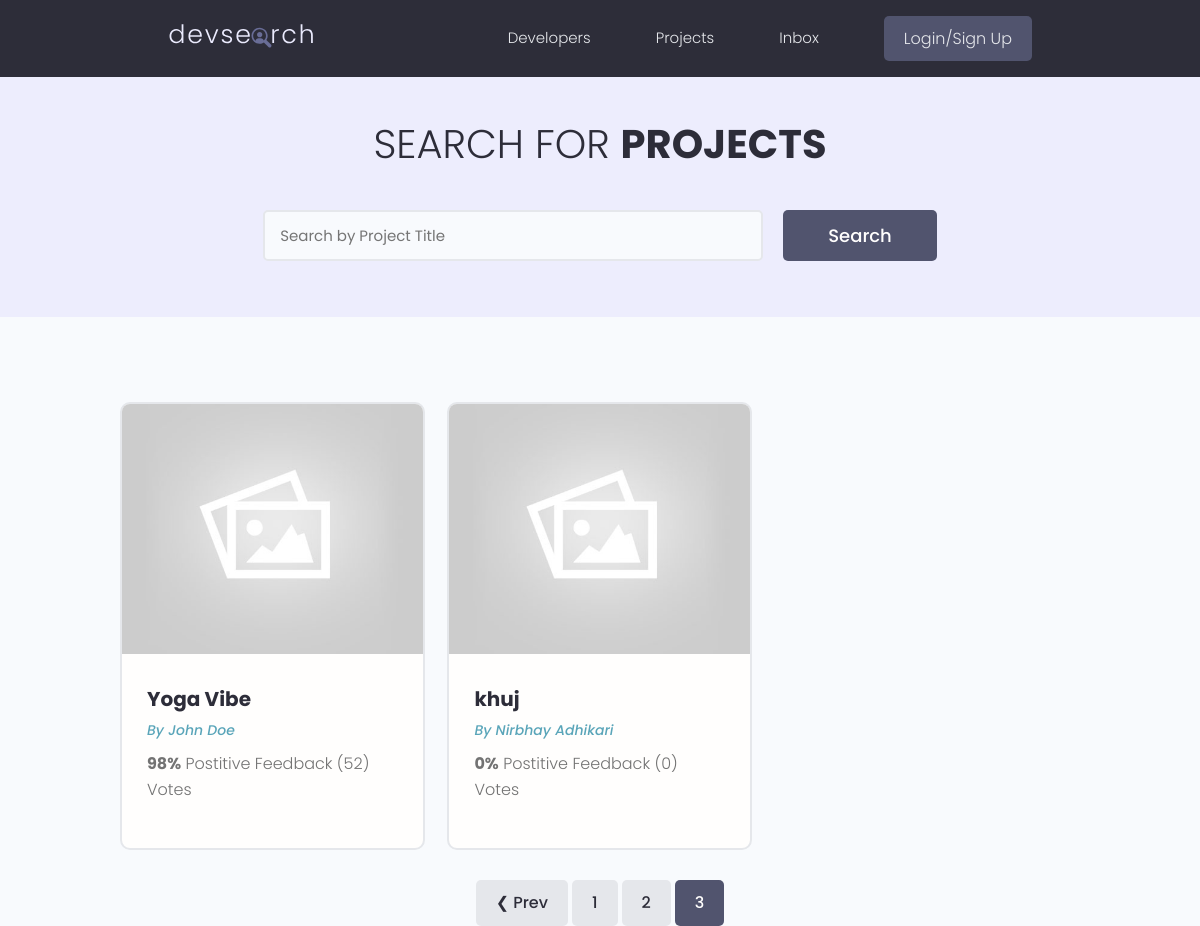
/projects/?page=3, run on an earlier commit of the app's database.
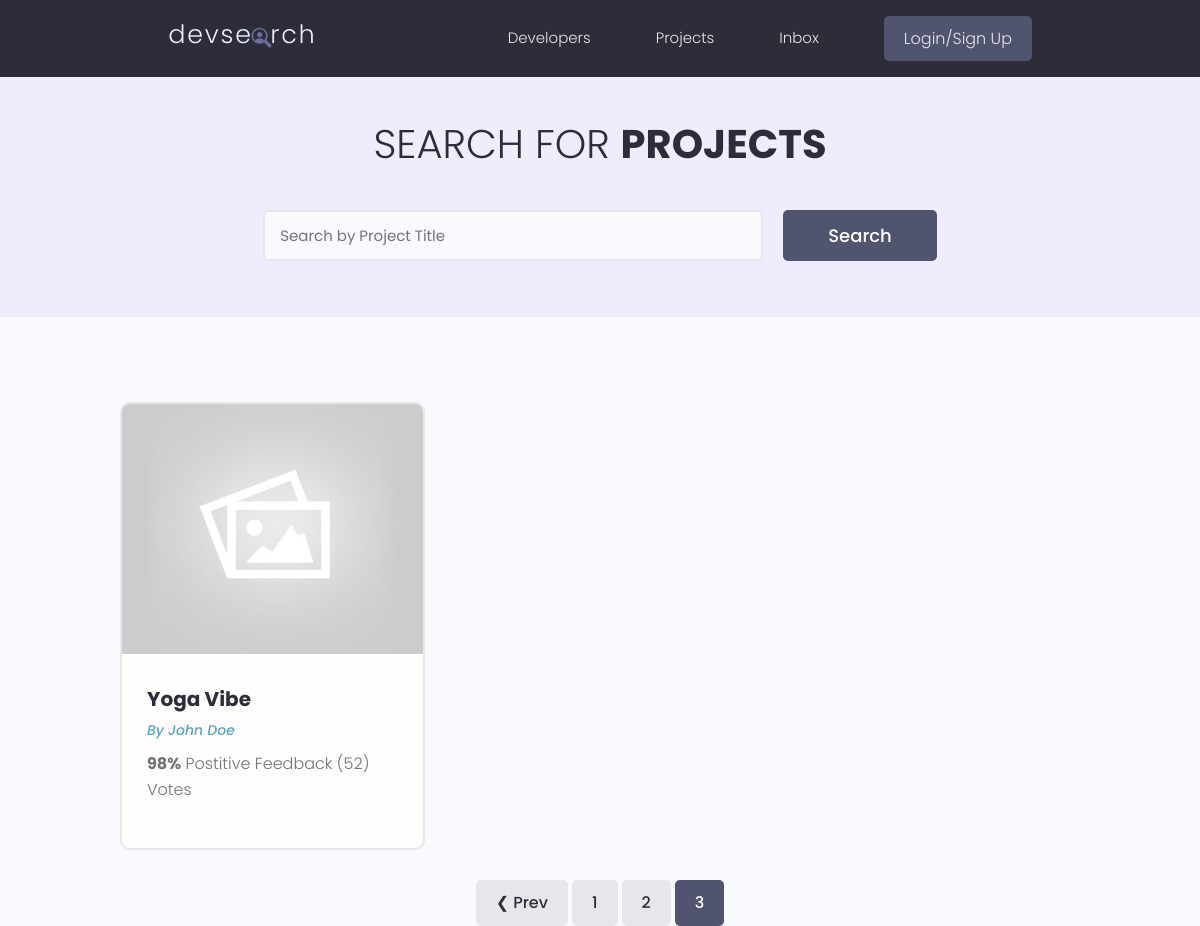
And on a later commit of the database.
### projects/models.py (models this page shows, shortened)
class Project(models.Model):
    owner= models.ForeignKey(Profile, null=True, blank=True, on_delete=models.SET_NULL )
    title= models.CharField(max_length=200)
    description= models.TextField(null=True, blank=True)
    featured_image= models.ImageField(null=True, blank=True, default='default.jpg')
    demo_link= models.CharField(max_length=2000, null=True, blank=True)
    source_link= models.CharField(max_length=2000, null=True, blank=True)
    tags=models.ManyToManyField('Tag', blank=True)
    vote_total= models.IntegerField(default=0, null=True, blank=True)
    vote_ratio=models.IntegerField(default=0, null=True, blank=True)
    created= models.DateTimeField(auto_now_add=True)
    id= models.UUIDField(default=uuid.uuid4, unique=True, primary_key=True, editable=False)
    class Meta:
        ordering = ['created']

### users/models.py (models this page shows, shortened)
class Profile(models.Model):
    user= models.OneToOneField(User, on_delete=models.CASCADE, null=True, blank=True)
    name= models.CharField(max_length=200, blank=True, null=True)
    email= models.EmailField(max_length=500, blank=True, null=True)
    username= models.CharField(max_length=200, blank=True, null=True)
    location= models.CharField(max_length=200, blank=True, null=True)
    short_intro=models.CharField(max_length=200, blank=True, null=True)
    bio=models.TextField(blank=True, null=True)
    profile_image=models.ImageField(null=True, blank=True, upload_to= 'profiles/', default='profiles/user-default.png')
    social_github= models.CharField(max_length=200, blank=True, null=True)
    social_twitter= models.CharField(max_length=200, blank=True, null=True)
    social_linkedin= models.CharField(max_length=200, blank=True, null=True)
    social_youtube= models.CharField(max_length=200, blank=True, null=True)
    social_website= models.CharField(max_length=200, blank=True, null=True)
    created= models.DateTimeField(auto_now_add=True)
    id= models.UUIDField(default=uuid.uuid4, unique=True, primary_key=True, editable=False)

### projects/views.py (the view)
# urls.py: path('projects/', include('projects.urls')),
def projects(request):
    projects, search_query= searchProjects(request)
    custom_range, projects = paginateProjects(request, projects, 2)
    context={'projects':projects, 'search_query': search_query, 'custom_range':custom_range}
    return render(request, 'projects/projects.html',context)

### projects/utils.py (called while the page is built)
def paginateProjects(request, projects, results):
    page= request.GET.get('page')
    paginator= Paginator(projects, results)
    try:
        projects= paginator.page(page)
    except PageNotAnInteger:
        page=1
        projects= paginator.page(page)
    except EmptyPage:
        page=paginator.num_pages
        projects= paginator.page(page)
    leftIndex=(int(page)-4)
    if leftIndex<1:
        leftIndex=1
    rightIndex= (int(page) + 5)
    if rightIndex > paginator.num_pages:
        rightIndex = paginator.num_pages + 1
    custom_range=range(leftIndex, rightIndex)
    return custom_range, projects

def searchProjects(request):
        search_query=''
        if request.GET.get('search_query'):
            search_query = request.GET.get('search_query')
        tags=Tag.objects.filter(name__icontains=search_query)
        projects= Project.objects.distinct().filter(
            Q(title__icontains=search_query) |
            Q(description__icontains= search_query) |
            Q(owner__name__icontains=search_query) |
            Q(tags__in=tags)
        )
        return projects, search_query

### projects/templates/projects/projects.html (shortened to what this page needs)
{% extends 'main.html' %}
{% block content %}
<main class="projects">
    <section class="hero-section text-center">
        <div class="container container--narrow">
            <div class="hero-section__box">
                <h2>Search for <span>Projects</span></h2>
            </div>
            <div class="hero-section__search">
                <form id="searchForm" class="form" action="{% url 'projects' %}" method="get">
                    <div class="form__field">
                        <input class="input input--text" id="formInput#search" type="text" name="search_query"
                          value="{{search_query}}"  placeholder="Search by Project Title" />
                    </div>
                    <input class="btn btn--sub btn--lg" type="submit" value="Search" />
                </form>
            </div>
        </div>
    </section>
    <section class="projectsList">
        <div class="container">
            <div class="grid grid--three">
                {% for project in projects %}
                <div class="column">
                    <div class="card project">
                        <a href="{% url 'project' project.id %}" class="project">
                            <img class="project__thumbnail" src="{{project.featured_image.url}}" alt="project thumbnail" />
                            <div class="card__body">
                                <h3 class="project__title">{{project.title}}</h3>
                                <p><a class="project__author" href="{% url 'user-profile' project.owner.id %}">By {{project.owner.name}}</a></p>
                                <p class="project--rating">
                                    <span style="font-weight: bold;">{{project.vote_ratio}}%</span> Postitive
                                    Feedback ({{project.vote_total}})  Vote{{project.vote_total|pluralize:"s"}}
                                </p>
                            </div>
                        </a>
                    </div>
                </div>
    {% endfor %}
            </div>
        </div>
    </section>
{% include 'pagination.html' with queryset=projects custom_range=custom_range %}
</main>
{% endblock content %}

What changed in the data, as far as the page shows it:
removed Project: featured_image (placeholder picture), title "khuj", owner.name "Nirbhay Adhikari", vote_ratio "0", vote_total "0"
